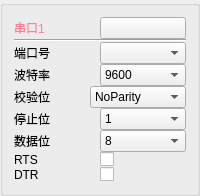
               <widget class="QGroupBox" name="serialSetGroupBox_1">
                <property name="font">
                 <font/>
                </property>
                <layout class="QGridLayout" name="_2">
                 <property name="sizeConstraint">
                  <enum>QLayout::SetDefaultConstraint</enum>
                 </property>
                 <property name="spacing">
                  <number>0</number>
                 </property>
                 <item row="1" column="0">
                  <layout class="QHBoxLayout" name="serialFirstOpenLayout">
                   <item>
                    <widget class="QLabel" name="label_10">
                     <property name="maximumSize">
                      <size>
                       <width>16777215</width>
                       <height>30</height>
                      </size>
                     </property>
                     <property name="font">
                      <font>
                       <pointsize>9</pointsize>
                       <italic>false</italic>
                       <bold>false</bold>
                      </font>
                     </property>
                     <property name="mouseTracking">
                      <bool>false</bool>
                     </property>
                     <property name="tabletTracking">
                      <bool>false</bool>
                     </property>
                     <property name="styleSheet">
                      <string notr="true">font: 9pt &quot;Microsoft YaHei UI&quot;;
color:rgb(253, 127, 151);</string>
                     </property>
                     <property name="text">
                      <string>串口1</string>
                     </property>
                    </widget>
                   </item>
                   <item>
                    <widget class="LPushButton" name="serialOpenPushButton_1">
                     <property name="text">
                      <string/>
                     </property>
                     <property name="checkable">
                      <bool>true</bool>
                     </property>
                    </widget>
                   </item>
                  </layout>
                 </item>
                 <item row="10" column="0">
                  <layout class="QHBoxLayout" name="horizontalLayout_4">
                   <item>
                    <widget class="QLabel" name="baudRateLabel">
                     <property name="font">
                      <font/>
                     </property>
                     <property name="mouseTracking">
                      <bool>false</bool>
                     </property>
                     <property name="tabletTracking">
                      <bool>false</bool>
                     </property>
                     <property name="text">
                      <string>波特率</string>
                     </property>
                    </widget>
                   </item>
                   <item>
                    <widget class="QComboBox" name="baudRateBox_1">
                     <property name="minimumSize">
                      <size>
                       <width>0</width>
                       <height>0</height>
                      </size>
                     </property>
                     <property name="maximumSize">
                      <size>
                       <width>16777215</width>
                       <height>16777215</height>
                      </size>
                     </property>
                     <property name="sizeIncrement">
                      <size>
                       <width>0</width>
                       <height>0</height>
                      </size>
                     </property>
                     <property name="baseSize">
                      <size>
                       <width>0</width>
                       <height>0</height>
                      </size>
                     </property>
                     <property name="font">
                      <font/>
                     </property>
                     <property name="mouseTracking">
                      <bool>false</bool>
                     </property>
                     <property name="tabletTracking">
                      <bool>false</bool>
                     </property>
                     <item>
                      <property name="text">
                       <string>9600</string>
                      </property>
                     </item>
                     <item>
                      <property name="text">
                       <string>1200</string>
                      </property>
                     </item>
                     <item>
                      <property name="text">
                       <string>2400</string>
                      </property>
                     </item>
                     <item>
                      <property name="text">
                       <string>4800</string>
                      </property>
                     </item>
                     <item>
                      <property name="text">
                       <string>115200</string>
                      </property>
                     </item>
                     <item>
                      <property name="text">
                       <string>19200</string>
                      </property>
                     </item>
                     <item>
                      <property name="text">
                       <string>57600</string>
                      </property>
                     </item>
                     <item>
                      <property name="text">
                       <string>38400</string>
                      </property>
                     </item>
                    </widget>
                   </item>
                  </layout>
                 </item>
                 <item row="13" column="0">
                  <layout class="QHBoxLayout" name="horizontalLayout_7">
                   <item>
                    <widget class="QLabel" name="dataBitsLabel">
                     <property name="font">
                      <font/>
                     </property>
                     <property name="mouseTracking">
                      <bool>false</bool>
                     </property>
                     <property name="tabletTracking">
                      <bool>false</bool>
                     </property>
                     <property name="text">
                      <string>数据位</string>
                     </property>
                    </widget>
                   </item>
                   <item>
                    <widget class="QComboBox" name="dataBitsBox_1">
                     <property name="font">
                      <font/>
                     </property>
                     <property name="mouseTracking">
                      <bool>false</bool>
                     </property>
                     <property name="tabletTracking">
                      <bool>false</bool>
                     </property>
                     <item>
                      <property name="text">
                       <string>8</string>
                      </property>
                     </item>
                     <item>
                      <property name="text">
                       <string>5</string>
                      </property>
                     </item>
                     <item>
                      <property name="text">
                       <string>6</string>
                      </property>
                     </item>
                     <item>
                      <property name="text">
                       <string>7</string>
                      </property>
                     </item>
                    </widget>
                   </item>
                  </layout>
                 </item>
                 <item row="15" column="0">
                  <layout class="QHBoxLayout" name="horizontalLayout_18">
                   <item>
                    <widget class="QLabel" name="stopBitLabel_4">
                     <property name="font">
                      <font/>
                     </property>
                     <property name="mouseTracking">
                      <bool>false</bool>
                     </property>
                     <property name="tabletTracking">
                      <bool>false</bool>
                     </property>
                     <property name="text">
                      <string>DTR</string>
                     </property>
                    </widget>
                   </item>
                   <item>
                    <widget class="QCheckBox" name="dtrCheckBox_1">
                     <property name="font">
                      <font/>
                     </property>
                     <property name="text">
                      <string/>
                     </property>
                    </widget>
                   </item>
                  </layout>
                 </item>
                 <item row="12" column="0">
                  <layout class="QHBoxLayout" name="horizontalLayout_6">
                   <item>
                    <widget class="QLabel" name="stopBitLabel">
                     <property name="font">
                      <font/>
                     </property>
                     <property name="mouseTracking">
                      <bool>false</bool>
                     </property>
                     <property name="tabletTracking">
                      <bool>false</bool>
                     </property>
                     <property name="text">
                      <string>停止位</string>
                     </property>
                    </widget>
                   </item>
                   <item>
                    <widget class="QComboBox" name="stopBitBox_1">
                     <property name="font">
                      <font/>
                     </property>
                     <property name="mouseTracking">
                      <bool>false</bool>
                     </property>
                     <property name="tabletTracking">
                      <bool>false</bool>
                     </property>
                     <item>
                      <property name="text">
                       <string>1</string>
                      </property>
                     </item>
                     <item>
                      <property name="text">
                       <string>1.5</string>
                      </property>
                     </item>
                     <item>
                      <property name="text">
                       <string>2</string>
                      </property>
                     </item>
                    </widget>
                   </item>
                  </layout>
                 </item>
                 <item row="8" column="0">
                  <widget class="Line" name="line_11">
                   <property name="maximumSize">
                    <size>
                     <width>16777215</width>
                     <height>5</height>
                    </size>
                   </property>
                   <property name="font">
                    <font/>
                   </property>
                   <property name="mouseTracking">
                    <bool>false</bool>
                   </property>
                   <property name="tabletTracking">
                    <bool>false</bool>
                   </property>
                   <property name="orientation">
                    <enum>Qt::Horizontal</enum>
                   </property>
                  </widget>
                 </item>
                 <item row="9" column="0">
                  <layout class="QHBoxLayout" name="horizontalLayout_3">
                   <item>
                    <widget class="QLabel" name="label">
                     <property name="font">
                      <font/>
                     </property>
                     <property name="mouseTracking">
                      <bool>false</bool>
                     </property>
                     <property name="tabletTracking">
                      <bool>false</bool>
                     </property>
                     <property name="text">
                      <string>端口号</string>
                     </property>
                    </widget>
                   </item>
                   <item>
                    <widget class="LComboBox" name="SerialPortBox_1">
                     <property name="font">
                      <font/>
                     </property>
                     <property name="mouseTracking">
                      <bool>false</bool>
                     </property>
                     <property name="tabletTracking">
                      <bool>false</bool>
                     </property>
                    </widget>
                   </item>
                  </layout>
                 </item>
                 <item row="11" column="0">
                  <layout class="QHBoxLayout" name="horizontalLayout_5">
                   <item>
                    <widget class="QLabel" name="parityBitsLabel">
                     <property name="font">
                      <font/>
                     </property>
                     <property name="mouseTracking">
                      <bool>false</bool>
                     </property>
                     <property name="tabletTracking">
                      <bool>false</bool>
                     </property>
                     <property name="text">
                      <string>校验位</string>
                     </property>
                    </widget>
                   </item>
                   <item>
                    <widget class="QComboBox" name="parityBitsBox_1">
                     <property name="font">
                      <font/>
                     </property>
                     <property name="mouseTracking">
                      <bool>false</bool>
                     </property>
                     <property name="tabletTracking">
                      <bool>false</bool>
                     </property>
                     <item>
                      <property name="text">
                       <string>NoParity</string>
                      </property>
                     </item>
                     <item>
                      <property name="text">
                       <string>EvenParity</string>
                      </property>
                     </item>
                     <item>
                      <property name="text">
                       <string>OddParity</string>
                      </property>
                     </item>
                     <item>
                      <property name="text">
                       <string>SpaceParity</string>
                      </property>
                     </item>
                     <item>
                      <property name="text">
                       <string>MarkParity</string>
                      </property>
                     </item>
                    </widget>
                   </item>
                  </layout>
                 </item>
                 <item row="14" column="0">
                  <layout class="QHBoxLayout" name="horizontalLayout_17">
                   <item>
                    <widget class="QLabel" name="stopBitLabel_3">
                     <property name="font">
                      <font/>
                     </property>
                     <property name="mouseTracking">
                      <bool>false</bool>
                     </property>
                     <property name="tabletTracking">
                      <bool>false</bool>
                     </property>
                     <property name="text">
                      <string>RTS</string>
                     </property>
                    </widget>
                   </item>
                   <item>
                    <widget class="QCheckBox" name="rtsCheckBox_1">
                     <property name="font">
                      <font/>
                     </property>
                     <property name="text">
                      <string/>
                     </property>
                    </widget>
                   </item>
                  </layout>
                 </item>
                </layout>
               </widget>
